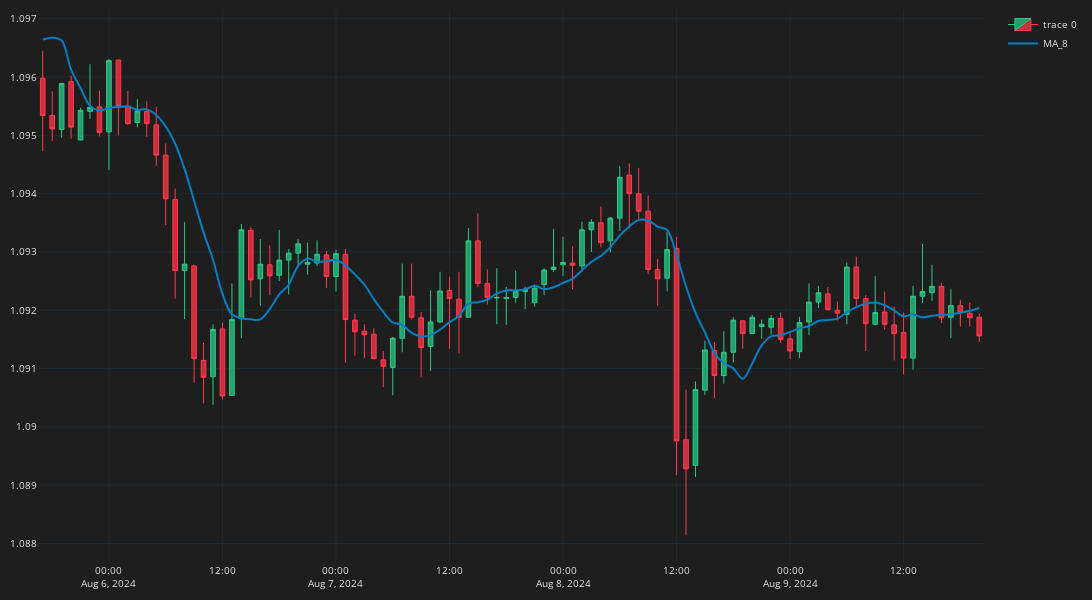

Write notebook code for a chart like this one.
### Code cell
fig = go.Figure()
fig.add_trace(go.Candlestick(
    x=df_plot.time, open=df_plot.mid_o, high=df_plot.mid_h, low=df_plot.mid_l, close=df_plot.mid_c,
    line=dict(width=1), opacity=1,
    increasing_fillcolor='#24A06B',
    decreasing_fillcolor="#CC2E3C",
    increasing_line_color='#2EC886',  
    decreasing_line_color='#FF3A4C'
))
fig.add_trace(go.Scatter(x=df_plot.time, 
    y=df_plot.MA_8,
    line=dict(color="#027FC3", width=2),
    line_shape='spline',
    name='MA_8'
    ))
fig.update_layout(width=1200,height=600,
    margin=dict(l=10,r=10,b=10,t=10),
    font=dict(size=10,color="#e1e1e1"),
    paper_bgcolor="#1e1e1e",
    plot_bgcolor="#1e1e1e")
fig.update_xaxes(
    gridcolor="#1f292f",
    showgrid=True,fixedrange=True,rangeslider=dict(visible=False)
)
fig.update_yaxes(
    gridcolor="#1f292f",
    showgrid=True
)
fig.show()
